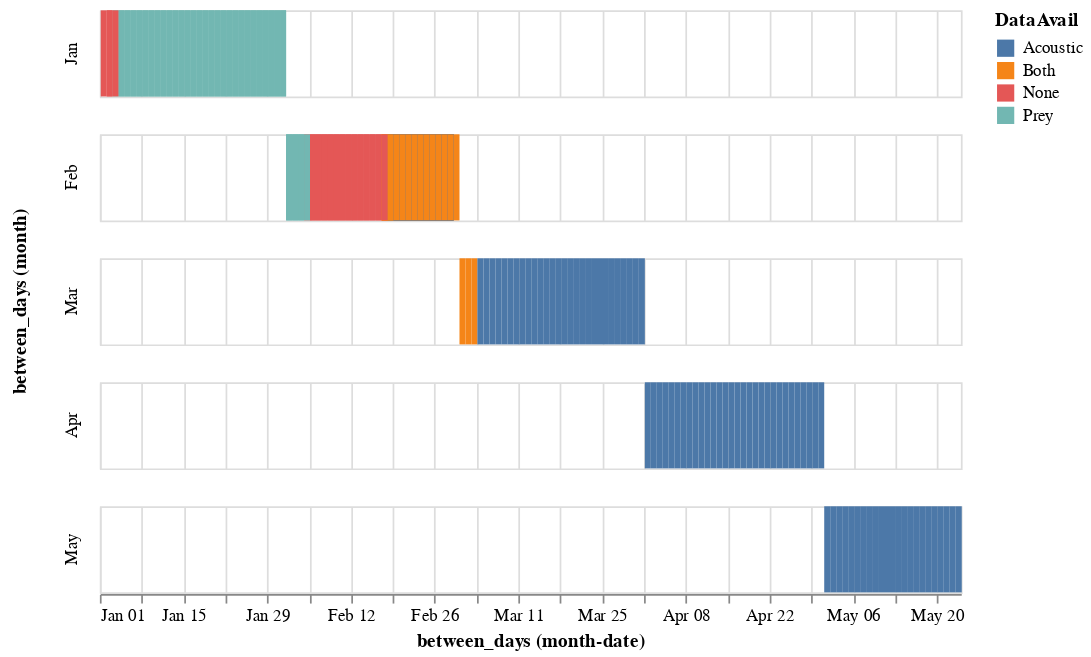

Notebook code cell kept with this figure:
### Markdown cell above
### Plahts

### Code cell
# plot prey and acoustic data availability in Jan and Feb
alt.Chart(CCB_fake).mark_rect().encode(
    x = alt.X('between_days:T', timeUnit = 'monthdate'), # dif btwn year(btwn_days) and btwndays, timUnit
    color = 'DataAvail:N'
).properties(
    width = 500,
    height = 50
).facet(
    row = 'month(between_days)')

### Figure 1 — Vega-Lite specification as saved in the notebook (floating-point values rounded to 4 significant figures; data arrays with more than 128 entries replaced by an {"elided": "..."} marker saying what was removed)
{"config": {"view": {"continuousWidth": 400, "continuousHeight": 300}}, "data": {"name": "data-668ca22b7d62a93f729130cf0f88c7a8"}, "facet": {"row": {"type": "temporal", "field": "between_days", "timeUnit": "month"}}, "spec": {"mark": "rect", "encoding": {"color": {"type": "nominal", "field": "DataAvail"}, "x": {"type": "temporal", "field": "between_days", "timeUnit": "monthdate"}}, "height": 50, "width": 500}, "$schema": "https://vega.github.io/schema/vega-lite/v4.8.1.json", "datasets": {"data-668ca22b7d62a93f729130cf0f88c7a8": {"elided": "286 records"}}}
